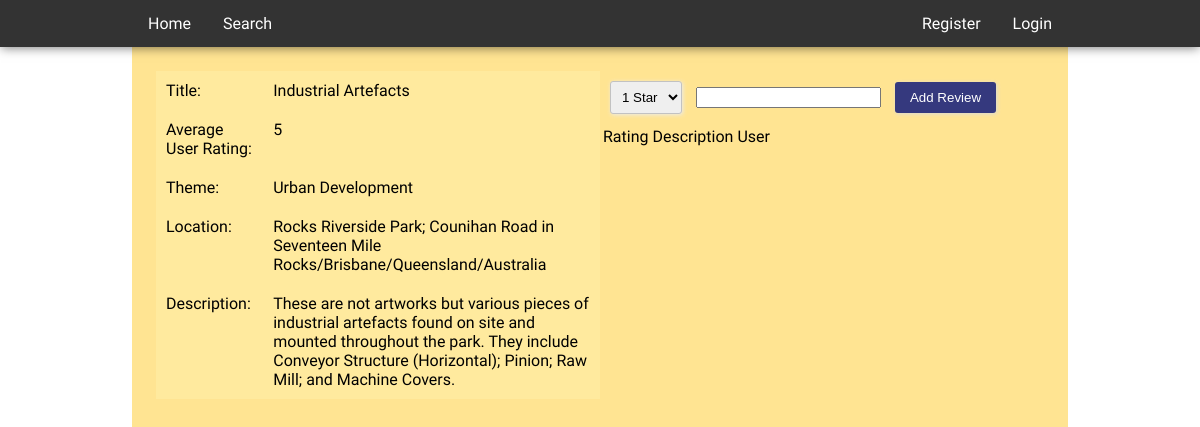
/item.php?name=Industrial Artefacts, run on the app's committed database.
### tables this page shows
CREATE TABLE `items` (
  `ID` int(10) NOT NULL AUTO_INCREMENT,
  `PrimaryMaker` text,
  `Name` text,
  `BriefDescription` text,
  `MaterialsDescription` text,
  `ProdDate` int(11) DEFAULT NULL,
  `Measurement Reading primary system Y display only` text,
  `Installation Information` text,
  `Object Type` text,
  `ArtSubject` text,
  `ArtTheme` text,
  `StreetLocation` text,
  `Suburb` text,
  `Latitude` double DEFAULT NULL,
  `Longitude` double DEFAULT NULL,
  `AverageRating` int(11) DEFAULT '1',
  PRIMARY KEY (`ID`)
);

### item.php (the view, shortened to what this page needs)
<?php
  if(isset($_GET['name'])){
    $name = $_GET['name'];
    include("php/connect.inc");
    try{
      $stmt = $pdo->prepare('SELECT *
                             FROM n8593370.items
                             WHERE name = :name');
      $stmt->bindValue(':name', $name);
      $stmt->execute();
      $item = $stmt->fetch();
    } catch(PDOException $e) {
        echo $e->getMessage();
    }
    include('php/template_top.inc');
    echo '<link rel="stylesheet" type="text/css" href="css/item.css">';
    include('php/template_middle.inc');
    echo  '<div id="info">
             <table class="item-table">
               <tr>
                 <td>Title:</td>
                 <td> ' . $item['Name'] . '</td>
               </tr>
               <tr>
                 <td>Average User Rating:</td>
                 <td>' . $item['AverageRating'] . '</td>
               </tr>
               <tr>
                 <td>Theme:</td>
                 <td> ' . $item['ArtTheme'] . '</td>
               </tr>
               <tr>
                 <td>Location:</td>
                 <td> ' . $item['StreetLocation'] . ' in ' . $item['Suburb'] . '</td>
               </tr>
               <tr>
                 <td>Description:</td>
                 <td> ' . $item['BriefDescription'] . '</td>
               </tr>
             </table>
           </div>
           <div id="reviews">
             <form method="POST" action="item.php?name=' . $name . '">
               <select name="rating" class="select-field">
                 <option value="1">1 Star</option>
                 <option value="2">2 Star</option>
                 <option value="3">3 Star</option>
                 <option value="4">4 Star</option>
                 <option value="5">5 Star</option>
               </select>
               <input name="review" type="text" maxlength="256">
               <input type="submit" value="Add Review">
             </form>
             <table>
              <tr>
                <td>Rating</td>
                <td>Description</td>
                <td>User</td>
              </tr>';
      echo '  </table>
            </div>';
    include('php/template_bottom.inc');
 } else {
   header("Location: http://{$_SERVER['HTTP_HOST']}/assignment/search.php");
   exit();
 }
?>

### php/template_top.inc (shortened to what this page needs)
<!DOCTYPE html>
<html lang="en">
  <head>
    <link rel="stylesheet" type="text/css" href="css/template.css">

### php/template_middle.inc (shortened to what this page needs)
</head>
<body>
  <div id="header">
    <div id="navigation">
      <ul>
        <li><a href="index.php">Home</a></li>
        <li><a href="search.php">Search</a></li>
        <?php
          if(isset($_SESSION['userAuthenticated'])){
            echo '<li class="right-element plain-text">Welcome, ' . $_SESSION['userName'] . '!</li>
                  <li class="right-element"><a href="php/logout.php">Logout</a></li>';
          } else {
            echo '<li class="right-element"><a href="login.php">Login</a></li>
                  <li class="right-element"><a href="registration.php">Register</a></li>';
          }
        ?>
      </ul>
    </div>
  </div>
  <div id="content">

### php/template_bottom.inc
    </div>
  </body>
</html>

### css/template.css (style rules this page uses)
body { margin: 0; background-color: #FFFFFF; }
html, body { height: 91.8%; }
#header { padding: 0 11%; position: fixed; z-index: 2; top: 0%; width: 78%; max-height: 47px; background-color: #333; -webkit-box-shadow: 0px 2px 10px -1px rgba(0,0,0,0.5); -moz-box-shadow: 0px 2px 10px -1px rgba(0,0,0,0.5); box-shadow: 0px 2px 10px -1px rgba(0,0,0,0.5); font-family: main; }
.right-element { float: right; }
#navigation ul { overflow: hidden; margin: 0; padding: 0; list-style-type: none; }
#navigation li a { float: left; display: block; padding: 14px 16px; text-align: center; text-decoration: none; color: white; }
#content { min-height: 102.2%; padding: 2%; position: relative; z-index: 1; left: 11%; width: 74%; top: 47px; background-color: rgba(255, 202, 38, 0.5); font-family: main; }
.input-field, .select-field, .input-radio { box-sizing: border-box; -webkit-box-sizing: border-box; -moz-box-sizing: border-box; border: 1px solid #C2C2C2; box-shadow: 1px 1px 4px #EBEBEB; -moz-box-shadow: 1px 1px 4px #EBEBEB; -webkit-box-shadow: 1px 1px 4px #EBEBEB; border-radius: 3px; -webkit-border-radius: 3px; -moz-border-radius: 3px; padding: 7px; margin: 10px; outline: none; }
input[type=submit], input[type=reset], button { padding: 8px 15px 8px 15px; border: none; background: #35397E; color: #fff; box-shadow: 1px 1px 4px #DADADA; -moz-box-shadow: 1px 1px 4px #DADADA; -webkit-box-shadow: 1px 1px 4px #DADADA; border-radius: 3px; -webkit-border-radius: 3px; -moz-border-radius: 3px; margin: 10px; }

### css/item.css (style rules this page uses)
#info { float: left; max-width: 50%; }
#info table { width: 100%; border-collapse: collapse; }
#info tr { background: rgba(255, 255, 204, 0.2); }
#info td { padding: 10px; vertical-align: top; text-align: left; }
#reviews { float: left; margin: 0; }

### data on the page
items: Name "Industrial Artefacts", AverageRating "5", ArtTheme "Urban Development", StreetLocation "Rocks Riverside Park; Counihan Road", Suburb "Seventeen Mile Rocks/Brisbane/Queensland/Australia", BriefDescription "These are not artworks but various pieces of industrial artefacts found on site and mounted throughout the park. They include Conveyor Structure (Horizontal); Pinion; Raw Mill; and Machine Covers."
